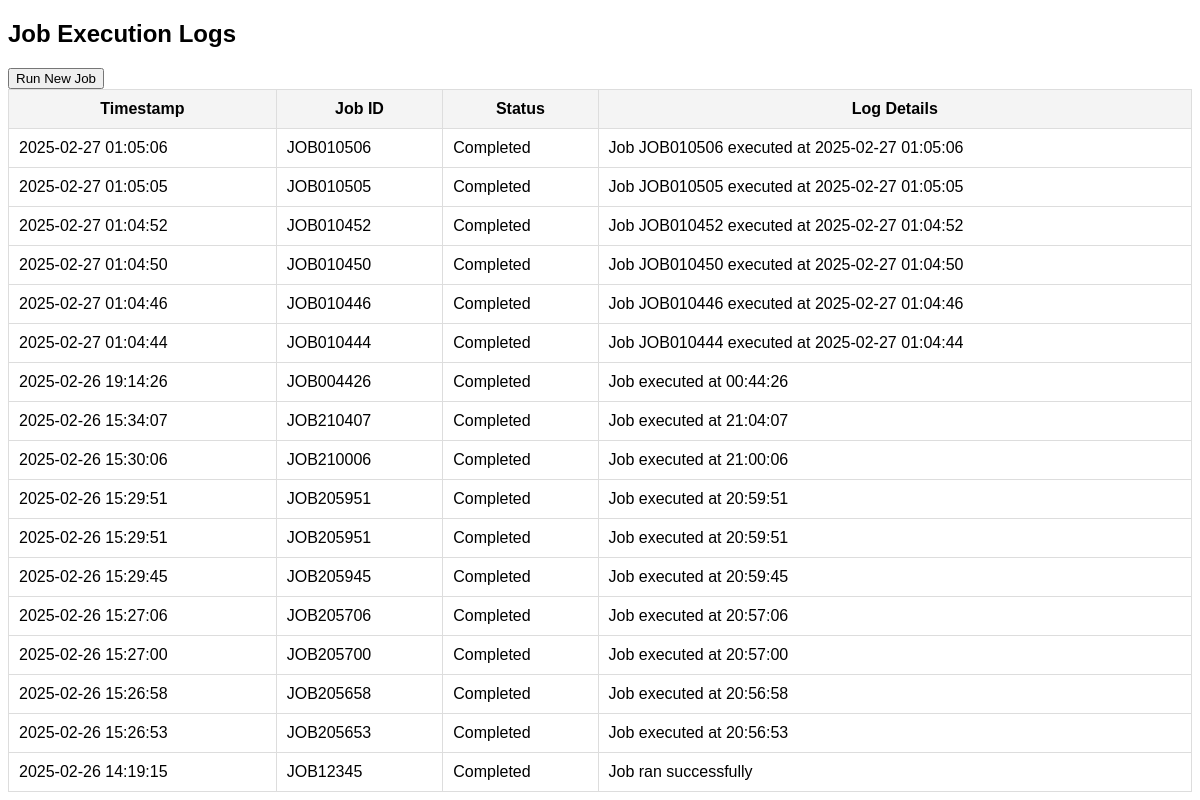
The page / on the database its author committed.
### tables this page shows
CREATE TABLE job_logs (
    id INTEGER PRIMARY KEY AUTOINCREMENT,
    timestamp TEXT DEFAULT CURRENT_TIMESTAMP,
    job_id TEXT NOT NULL,
    status TEXT NOT NULL,
    details TEXT NOT NULL
);

### app.py (the view)
@app.route("/")
def index():
    logs = get_logs()
    return render_template("index.html", logs=logs)

### app.py (called while the page is built)
def get_logs():
    conn = sqlite3.connect(DB_PATH)
    cursor = conn.cursor()
    cursor.execute("SELECT timestamp, job_id, status, details FROM job_logs ORDER BY timestamp DESC")
    logs = cursor.fetchall()
    conn.close()
    return logs

### templates/index.html (shortened to what this page needs)
<!DOCTYPE html>
<html>
  <head>
    <link
      rel="stylesheet"
      type="text/css"
      href="{{ url_for('static', filename='style.css') }}"
    />
  </head>
  <body>
    <h2>Job Execution Logs</h2>
    <form method="post" action="/submit">
      <button type="submit">Run New Job</button>
    </form>
    <table border="1">
      <tr>
        <th>Timestamp</th>
        <th>Job ID</th>
        <th>Status</th>
        <th>Log Details</th>
      </tr>
      {% for log in logs %}
      <tr>
        <td>{{ log[0] }}</td>
        <td>{{ log[1] }}</td>
        <td>{{ log[2] }}</td>
        <td>{{ log[3] }}</td>
      </tr>
      {% endfor %}
    </table>
  </body>
</html>

### static/style.css (style rules this page uses)
body { font-family: Arial, sans-serif; }
table { width: 100%; border-collapse: collapse; }
th, td { padding: 10px; border: 1px solid #ddd; }
th { background-color: #f4f4f4; }

### rows shown on the page
job_logs: timestamp "2025-02-27 01:05:06", job "JOB010506", status "Completed", details "Job JOB010506 executed at 2025-02-27 01:05:06"
job_logs: timestamp "2025-02-27 01:05:05", job "JOB010505", status "Completed", details "Job JOB010505 executed at 2025-02-27 01:05:05"
job_logs: timestamp "2025-02-27 01:04:52", job "JOB010452", status "Completed", details "Job JOB010452 executed at 2025-02-27 01:04:52"
job_logs: timestamp "2025-02-27 01:04:50", job "JOB010450", status "Completed", details "Job JOB010450 executed at 2025-02-27 01:04:50"
job_logs: timestamp "2025-02-27 01:04:46", job "JOB010446", status "Completed", details "Job JOB010446 executed at 2025-02-27 01:04:46"
job_logs: timestamp "2025-02-27 01:04:44", job "JOB010444", status "Completed", details "Job JOB010444 executed at 2025-02-27 01:04:44"
job_logs: timestamp "2025-02-26 19:14:26", job "JOB004426", status "Completed", details "Job executed at 00:44:26"
job_logs: timestamp "2025-02-26 15:34:07", job "JOB210407", status "Completed", details "Job executed at 21:04:07"
job_logs: timestamp "2025-02-26 15:30:06", job "JOB210006", status "Completed", details "Job executed at 21:00:06"
job_logs: timestamp "2025-02-26 15:29:51", job "JOB205951", status "Completed", details "Job executed at 20:59:51"
job_logs: timestamp "2025-02-26 15:29:51", job "JOB205951", status "Completed", details "Job executed at 20:59:51"
job_logs: timestamp "2025-02-26 15:29:45", job "JOB205945", status "Completed", details "Job executed at 20:59:45"
job_logs: timestamp "2025-02-26 15:27:06", job "JOB205706", status "Completed", details "Job executed at 20:57:06"
job_logs: timestamp "2025-02-26 15:27:00", job "JOB205700", status "Completed", details "Job executed at 20:57:00"
job_logs: timestamp "2025-02-26 15:26:58", job "JOB205658", status "Completed", details "Job executed at 20:56:58"
job_logs: timestamp "2025-02-26 15:26:53", job "JOB205653", status "Completed", details "Job executed at 20:56:53"
job_logs: timestamp "2025-02-26 14:19:15", job "JOB12345", status "Completed", details "Job ran successfully"
